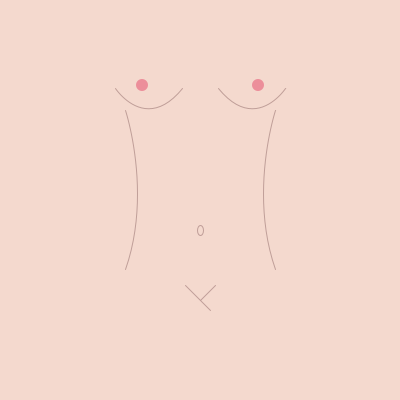
Frame 1 (no input)
Frame 60 (the mouse pressed at the canvas centre just before this capture): identical to frame 1, image omitted
Frame 120 (the mouse held since frame 60 and released just before this capture): identical to frame 1, image omitted

The Processing sketch that drew this single still picture (run headless with seeded random() and noise(); from frame 60 on, the mouse is pressed at the canvas centre):

// Processing sketch: minis
// ── minis.pde
void setup() {
  size(400, 400);
  rectMode(CENTER);
}
void draw() {
  background(#F4D9CE);

  cursor(HAND);

  stroke(#BF9E98);
  line(width/2+10, 300+10, width/2-15, 300-15);
  line(width/2, 300, width/2+15, 300-15);

  fill(#EC8E9A);
  noStroke();
  if (dist(mouseX, mouseY, 142, 85) <= 30 || dist(mouseX, mouseY, width-142, 85) <= 30) {
    noCursor();
    ellipse(142 + random(-3, 3), 85 + random(-3, 3), 12, 12);
    ellipse(width-142 + random(-3, 3), 85 + random(-3, 3), 12, 12);
  } else {
    ellipse(142, 85, 12, 12);
    ellipse(width-142, 85, 12, 12);
  }
  noFill();  
  if (dist(mouseX, mouseY, width/2, 300) <= 20) {
    stroke(0);
    noCursor();
    for (int n = 0; n <= 50; n++) ellipse(width/2 + random(-25, 25), 300 + random(-30, 15), 10, 10);
  }

  stroke(#BF9E98);
  ellipse(width/2, 230, 6, 10);

  beginShape();
  vertex(115.0, 88.0);
  bezierVertex(115.0, 88.0, 115.0, 88.0, 115.0, 88.0);
  bezierVertex(115.0, 88.0, 145.0, 134.5822, 182.0, 88.99111);
  endShape();

  beginShape();
  vertex(width- 115.0, 88.0);
  bezierVertex(width- 115.0, 88.0, width- 115.0, 88.0, width- 115.0, 88.0);
  bezierVertex(width- 115.0, 88.0, width- 145.0, 134.5822, width- 182.0, 88.99111);
  endShape();

  beginShape();
  vertex(125.0, 110.0);
  bezierVertex(125.0, 110.0, 125.0, 110.0, 125.0, 110.0);
  bezierVertex(125.0, 110.0, 152.0, 192.0, 125.0, 269.0);
  endShape();

  beginShape();
  vertex(width-125.0, 110.0);
  bezierVertex(width-125.0, 110.0, width-125.0, 110.0, width-125.0, 110.0);
  bezierVertex(width-125.0, 110.0, width-152.0, 192.0, width-125.0, 269.0);
  endShape();
}
